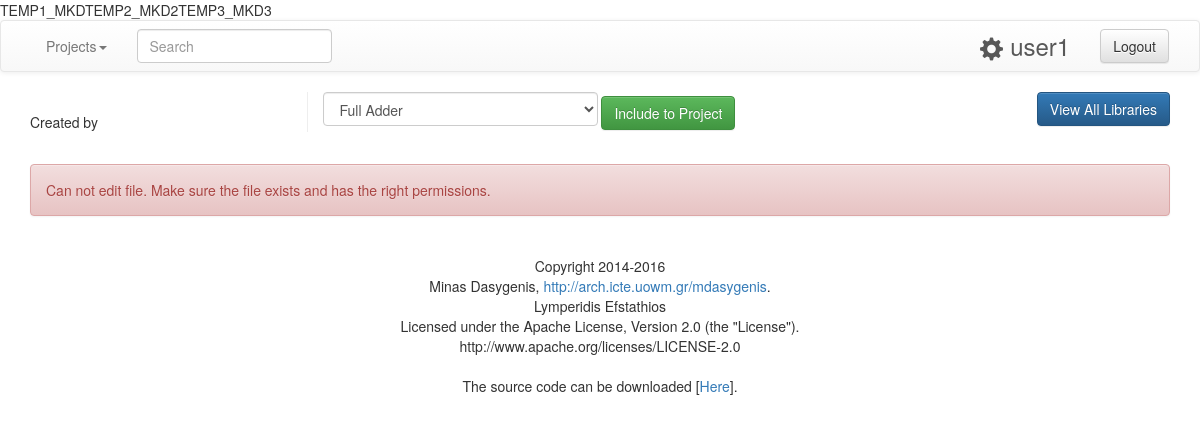
The app's page /libraries/fulladder.vhdl (signed in), older data.
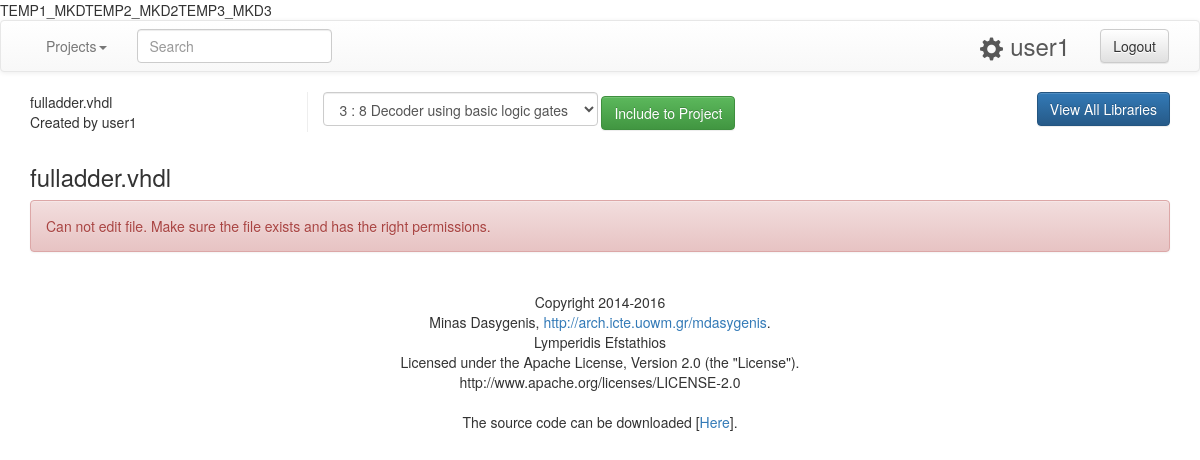
The same page, newer data.
### tables this page shows
CREATE TABLE `libraries` (
  `id` int(11) NOT NULL,
  `name` varchar(50) NOT NULL,
  `owner_id` int(11) NOT NULL
);

CREATE TABLE `users` (
  `id` int(11) NOT NULL,
  `username` varchar(25) NOT NULL,
  `password` varchar(32) NOT NULL,
  `email` varchar(50) NOT NULL,
  `telephone` int(10) DEFAULT NULL,
  `activated` tinyint(1) NOT NULL DEFAULT '0',
  `activ_code` int(6) NOT NULL,
  `theme` tinyint(1) NOT NULL DEFAULT '0',
  `available_space` int(6) NOT NULL DEFAULT '20'
);

### index.php (called while the page is built, shortened)
<?php
include('loader.php');
$allowed_action=false;
if( (isset($_SESSION['vhdl_user']['loged_in']) && $_SESSION['vhdl_user']['loged_in']==1) || $allowed_action==true ){
	if( isset($_GET['action']) ){
		$included_file = $_GET['action'].'.php';
	}else{
		if($_SESSION['vhdl_user']['id'] == '0'){
			$included_file='loggedin_sid.php';
		}else{
			$included_file='loggedin.php';
		}
	}
}else{
	$included_file='loggedout.php';
}
include('theme/header.php');
include('pages/'.$included_file);
include('theme/footer.php');
if(isset($_GET)){
	var_dump($_GET);
}
if(isset($_POST)){
	var_dump($_POST);
}
if(isset($_SESSION)){
	var_dump($_SESSION);
}
?>

### loader.php (called while the page is built, shortened)
<?php
$protocol = (!empty($_SERVER['HTTPS']) && $_SERVER['HTTPS'] !== 'off' || $_SERVER['SERVER_PORT'] == 443) ? "https://" : "http://";
$BASE_URL = $protocol.$_SERVER['SERVER_NAME']."/vhdl";
$BASE_DIR = "/home/user/hdl-compiler/";
require_once('classes/Database.php');
require_once('functions.php');
$db = new Database;
?>

### classes/Database.php (called while the page is built, shortened)
<?php
class Database {
	public $conn;
	public function __construct(){
		$db_host="localhost";
		$db_username="root";
		$db_password="";
		$db_name="vhdl_compiler";
		try{
			$this->conn = new PDO("mysql:host=$db_host;dbname=$db_name;charset=utf8",$db_username,$db_password);
		}
			catch(PDOException $pe){
			die('Connection error:' . $pe->getmessage());
		}
	}
	public function get_user_projects($user_id) {
		$query = "SELECT projects.* FROM projects_editors INNER JOIN projects ON projects_editors.project_id = projects.id WHERE projects_editors.user_id = '".$user_id."' AND user_type='1'";
		$statement = $this->conn->prepare($query);
		$statement->execute();
		return $statement->fetchAll();
	}
	public function get_user_information($user, $search_type) {
		$query = "SELECT * FROM users WHERE  ".$search_type."= '".$user."'";
		$statement = $this->conn->prepare($query);
		$statement->execute();
		return $statement->fetch();
	}
	public function get_library($library_name) {
		$query = "SELECT * FROM libraries WHERE name='".$library_name."'";
		$statement = $this->conn->prepare($query);
		$statement->execute();
		return $statement->fetch();
	}
}
?>

### pages/extra/display-library.php (the view, shortened to what this page needs)
<?php
	$library = $db->get_library($_GET['short_code']);
	$search_user = $db->get_user_information($library['owner_id'],"id");
	$path = $BASE_DIR."libraries/".$library['name'];
	$user_projects = $db->get_user_projects($_SESSION['vhdl_user']['id']);
?>
<div class="row">
	<div class="col-sm-3 divider-vertical-right">
		<?php echo $library['name']."<br/> Created by ".$search_user['username']; ?>
	</div>
	<div class="col-sm-9">
		<a href='<?php echo $BASE_URL; ?>/libraries' class="btn btn-primary btn-outline pull-right" role="button">View All Libraries </a>
		<form action='' method='post'>
			<select name="project_id" class="form-control input-width-fix">
				<?php
				foreach ($user_projects as $project) {
					echo "<option value='".$project['id']."'>".$project['name']."</option>";
				}
				?>
			</select>
			<button type="submit" name="post_action" value='Import_Library' class="btn btn-success" >Include to Project</button>
		</form>
	</div>
</div>
<div class="row">
		<div class="col-sm-12">
			<h3><?php echo $library['name']; ?></h3>
			<?php if (file_exists($path)  && is_writable($path)){ ?>
				<div id='edit_status'></div>
				<div id="editor">
					<?php echo $gen->open_and_read_file($path); ?>
				</div>
				<script src="<?php echo $BASE_URL; ?>/src/ace.js" type="text/javascript" charset="utf-8"></script>
				<script>
					var editor = ace.edit("editor");
				</script>
				<script>
					editor.setOptions({
						readOnly: true,
						highlightActiveLine: false,
						highlightGutterLine: false
					});
					editor.renderer.$cursorLayer.element.style.opacity=0;
					editor.textInput.getElement().disabled=true;
					editor.commands.commmandKeyBinding={};
					editor.setOption("showPrintMargin", false);
				</script>
			<?php }else{ ?>
				<div class="alert alert-danger">
					Can not edit file. Make sure the file exists and has the right permissions.
				</div>
			<?php } ?>
			<br />
		</div>
<br/>

Row changes from the older to the newer data that the page shows:
added libraries: name "fulladder.vhdl"
now on this page (row edited): users: username "user1"
Text that changed along with them:
form field project_id: "Full Adder" → "3 : 8 Decoder using basic logic gates"
